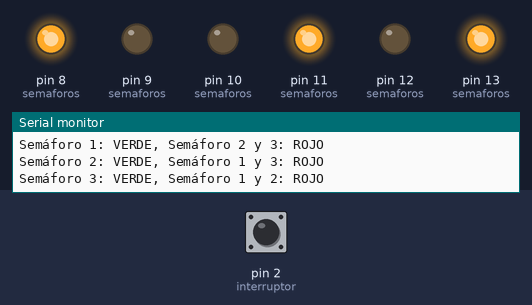
Bench run of a sketch on a simulated Arduino Uno, built with avr-gcc and run on an emulated ATmega328P. Parts: output pins drawn as LEDs (lit = HIGH), the last lines printed to the serial monitor. The test bench sets the inputs (shaded band); at power-on: pin 2 (interruptor) HIGH.

Above: at 2.1 s.
At 6.8 s:
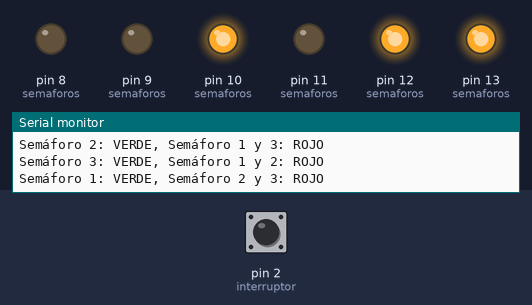
6.9 s: pin 2 (interruptor) pulled LOW for 3 s
At 7.8 s:
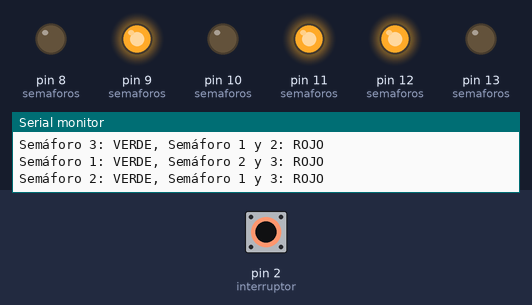
Timing chart, 0 to 18.0 s (numbered marks = the images above; inputs shaded):
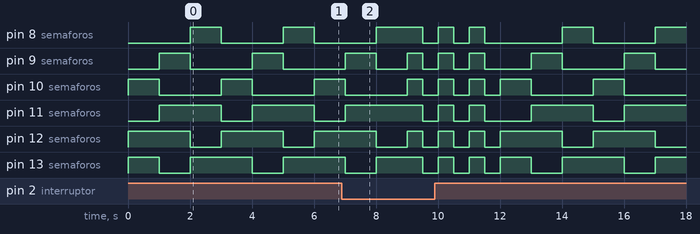

The sketch:

laboratorio_no_21.ino
```cpp
#define semaforo1_verde  10
#define semaforo1_rojo   11
#define semaforo2_verde  9
#define semaforo2_rojo   13
#define semaforo3_verde  8
#define semaforo3_rojo   12
#define interruptor      2

void setup() {
  // Configuramos los pines como salidas para los semáforos
  int semaforos[] = {semaforo1_verde, semaforo1_rojo, semaforo2_verde, semaforo2_rojo, semaforo3_verde, semaforo3_rojo};
  for (int i = 0; i < 6; i++) {
    pinMode(semaforos[i], OUTPUT);
  }
  // Configuramos el pin del interruptor
  pinMode(interruptor, INPUT);

  Serial.begin(9600);  // Iniciar comunicación serie para monitor
}

void setSemaforo(int verde, int rojo, bool estadoVerde, bool estadoRojo) {
  digitalWrite(verde, estadoVerde ? HIGH : LOW);
  digitalWrite(rojo, estadoRojo ? HIGH : LOW);
}

// Función para hacer parpadear los LEDs en amarillo intermitente
void parpadearAmarillo() {
  for (int i = 0; i < 3; i++) {
    setSemaforo(semaforo1_verde, semaforo1_rojo, true, true); // Amarillo (ambos encendidos)
    setSemaforo(semaforo2_verde, semaforo2_rojo, true, true);
    setSemaforo(semaforo3_verde, semaforo3_rojo, true, true);
    delay(500);  // Encendido por 500 ms
    setSemaforo(semaforo1_verde, semaforo1_rojo, false, false); // Apagar
    setSemaforo(semaforo2_verde, semaforo2_rojo, false, false);
    setSemaforo(semaforo3_verde, semaforo3_rojo, false, false);
    delay(500);  // Apagado por 500 ms
  }
}

void loop() {
  // Leer el estado del interruptor
  bool inter = digitalRead(interruptor);

  if (inter == LOW) {
    // Si el interruptor está apagado, parpadear en amarillo
    Serial.println("SEMAFOROS EN AMARILLO INTERMITENTE");
    parpadearAmarillo();
  } else {
    // Si el interruptor está encendido, ciclo normal de semáforos
    for (int i = 0; i < 3; i++) {
      switch(i) {
        case 0:
          // Semáforo 1 verde, semáforo 2 y 3 rojo
          setSemaforo(semaforo1_verde, semaforo1_rojo, true, false);  // Verde encendido
          setSemaforo(semaforo2_verde, semaforo2_rojo, false, true);  // Rojo encendido
          setSemaforo(semaforo3_verde, semaforo3_rojo, false, true);  // Rojo encendido
          Serial.println("Semáforo 1: VERDE, Semáforo 2 y 3: ROJO");
          break;
        case 1:
          // Semáforo 2 verde, semáforo 1 y 3 rojo
          setSemaforo(semaforo1_verde, semaforo1_rojo, false, true);  // Rojo encendido
          setSemaforo(semaforo2_verde, semaforo2_rojo, true, false);  // Verde encendido
          setSemaforo(semaforo3_verde, semaforo3_rojo, false, true);  // Rojo encendido
          Serial.println("Semáforo 2: VERDE, Semáforo 1 y 3: ROJO");
          break;
        case 2:
          // Semáforo 3 verde, semáforo 1 y 2 rojo
          setSemaforo(semaforo1_verde, semaforo1_rojo, false, true);  // Rojo encendido
          setSemaforo(semaforo2_verde, semaforo2_rojo, false, true);  // Rojo encendido
          setSemaforo(semaforo3_verde, semaforo3_rojo, true, false);  // Verde encendido
          Serial.println("Semáforo 3: VERDE, Semáforo 1 y 2: ROJO");
          break;
      }
      delay(1000);  // Mantener el estado durante 1 segundo
    }
  }
}
```
